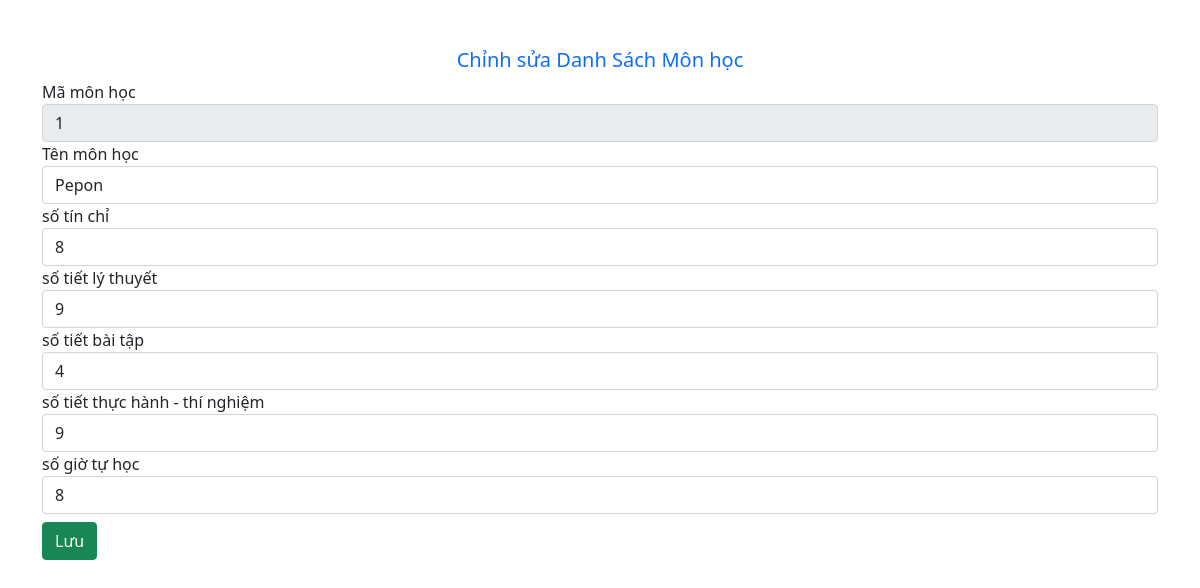
/index.php?act=edit&id=1, run on the app's committed database.
### tables this page shows
CREATE TABLE `qldh` (
  `mamh` int(11) NOT NULL,
  `ten_mh` varchar(50) NOT NULL,
  `sotinchi` varchar(20) NOT NULL,
  `sotiet_lt` varchar(20) NOT NULL,
  `sotiet_bt` varchar(20) NOT NULL,
  `sotiet_thtn` varchar(20) NOT NULL,
  `sogio_tuhoc` varchar(20) NOT NULL
);

### src/controller/controller.php (called while the page is built, shortened)
<?php
    require_once 'model/model.php';
    class controller{
        function edit(){
            $model = new model();
            $id = $_GET['id'];
            $data = $model->getUser($id);
            require_once('view/edit.php');
        }
    }
?>

### src/index.php (called while the page is built, shortened)
<?php
    require_once "controller/controller.php";
    $object = new controller();
    $object->$action();
?>

### src/model/model.php (called while the page is built, shortened)
<?php
    class model{
        public function connectDb() {
            $connection = mysqli_connect(DB_HOST, DB_USERNAME, DB_PASSWORD, DB_NAME);
            return $connection;
        }
        public function getUser($id){
            $conn = $this->connectDb();
            $sql = "SELECT * FROM qldh WHERE mamh = '$id'";
            $result = mysqli_query($conn,$sql);
            if(mysqli_num_rows($result) > 0)
                $user = mysqli_fetch_assoc($result);
            return $user;
        }
    }
?>

### src/view/edit.php (the view, shortened to what this page needs)
<?php include("template/header.php"); ?>
        <div class="container">
        <h5 class="text-center text-primary mt-5">Chỉnh sửa Danh Sách Môn học</h5>
        <form action="" method="post">
        <div class="form-group">
                <label for="mamh">Mã môn học</label>
                <input  readonly type="text" class="form-control" id="mamh" name="mamh" placeholder="" value="<?php
           echo  $data['mamh']?>">
            </div>
            <div class="form-group">
                <label for="txttenmon">Tên môn học</label>
                <input type="text" class="form-control" placeholder="Tên môn học" name="txtName" value="<?php echo $data['ten_mh']; ?>">
            </div>
            <div class="form-group">
                <label for="txtsotinchi">số tín chỉ</label>
                <input type="text" class="form-control" placeholder="số tín chỉ" name="txtsotinchi" value="<?php echo $data['sotinchi']; ?>">
            </div>
            <div class="form-group">
                <label for="txtsotietlt">số tiết lý thuyết</label>
                <input type="text" class="form-control" placeholder="số tiết lý thuyết" name="txtsotietlt" value="<?php echo $data['sotiet_lt']; ?>">
            </div>
            <div class="form-group">
                <label for="txtsotietbt">số tiết bài tập</label>
               <input type="text" class="form-control" placeholder="số tiết bài tập" name="txtsotietbt" value="<?php echo $data['sotiet_bt']; ?>">
            </div>
            <div class="form-group">
                <label for="txtsotietthtn">số tiết thực hành - thí nghiệm</label>
               <input type="text" class="form-control" placeholder="số tiết thực hành - thí nghiệm" name="txtsotietthtn" value="<?php echo $data['sotiet_thtn']; ?>">
            </div>
            <div class="form-group">
                <label for="txtsogiotuhoc">số giờ tự học</label>
                 <input type="text" class="form-control" placeholder="số giờ tự học" name="txtsogio_tuhoc" value="<?php echo $data['sogio_tuhoc']; ?>">
            </div>
            <button class="btn btn-success mt-2" name="submit">Lưu</button>
        </form>
   </div>
</body>
</html>

### data on the page
qldh: mamh "1", txtName "Pepon", txtsotinchi "8", txtsotietlt "9", txtsotietbt "4", txtsotietthtn "9", txtsogio_tuhoc "8"
